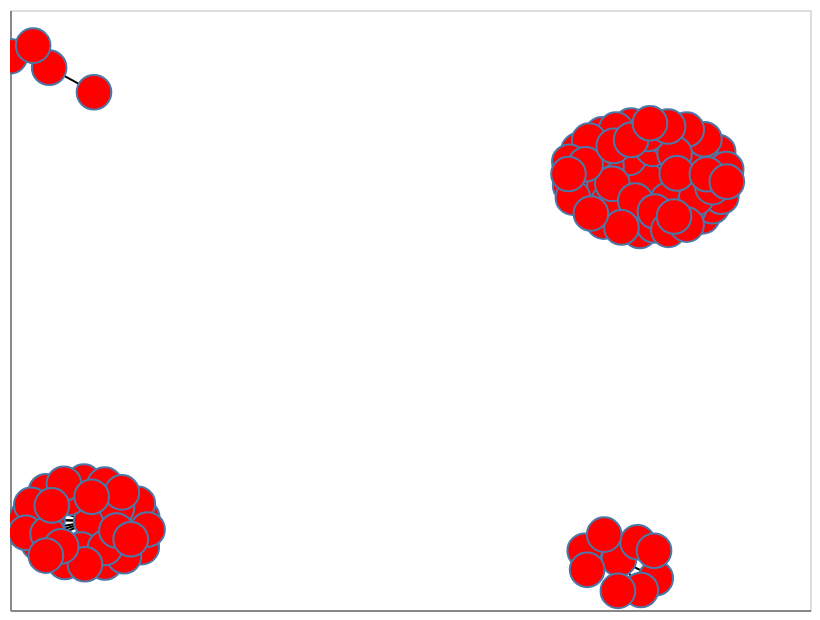

Notebook code for this chart:
### Code cell
nxa.draw_networkx(
    G=nxgraph,
    pos=pos
).interactive()

### Figure 1 — Vega-Lite specification as saved in the notebook (floating-point values rounded to 4 significant figures; data arrays with more than 128 entries replaced by an {"elided": "..."} marker saying what was removed)
{"config": {"view": {"continuousWidth": 400, "continuousHeight": 300}}, "layer": [{"data": {"name": "data-f366c3615ec7a516f78461a8bcacc58b"}, "mark": {"type": "line", "color": "black", "opacity": 1, "strokeWidth": 1}, "encoding": {"detail": {"field": "edge", "type": "quantitative"}, "x": {"axis": {"grid": false, "labels": false, "ticks": false, "title": ""}, "field": "x", "type": "quantitative"}, "y": {"axis": {"grid": false, "labels": false, "ticks": false, "title": ""}, "field": "y", "type": "quantitative"}}, "selection": {"selector001": {"type": "interval", "bind": "scales", "encodings": ["x", "y"]}}}, {"data": {"name": "data-54746d80301b4b5c4f430c5f86def881"}, "mark": {"type": "point", "fill": "red", "opacity": 1, "size": 300, "strokeWidth": 1.0}, "encoding": {"x": {"axis": {"grid": false, "labels": false, "ticks": false}, "field": "x", "type": "quantitative"}, "y": {"axis": {"grid": false, "labels": false, "ticks": false}, "field": "y", "type": "quantitative"}}}], "$schema": "https://vega.github.io/schema/vega-lite/v4.17.0.json", "datasets": {"data-f366c3615ec7a516f78461a8bcacc58b": {"elided": "194 records"}, "data-54746d80301b4b5c4f430c5f86def881": [{"y": 0.726, "x": -0.811}, {"y": 0.8077, "x": -0.9119}, {"y": 0.8455, "x": -1.0}, {"y": 0.8814, "x": -0.948}, {"y": -0.5721, "x": -0.8337}, {"y": -0.7032, "x": -0.8174}, {"y": 0.3122, "x": 0.5583}, {"y": 0.4381, "x": 0.4296}, {"y": 0.3552, "x": 0.2987}, {"y": 0.3457, "x": 0.58}, {"y": -0.778, "x": -0.9352}, {"y": -0.696, "x": -0.9643}, {"y": -0.5817, "x": -0.7868}, {"y": 0.615, "x": 0.3973}, {"y": 0.5859, "x": 0.3324}, {"y": 0.2634, "x": 0.4166}, {"y": 0.5072, "x": 0.3931}, {"y": 0.4413, "x": 0.3009}, {"y": 0.4918, "x": 0.5826}, {"y": 0.5268, "x": 0.5934}, {"y": 0.5635, "x": 0.521}, {"y": 0.537, "x": 0.4468}, {"y": 0.3971, "x": 0.3067}, {"y": -0.6907, "x": -0.7027}, {"y": 0.3086, "x": 0.4072}, {"y": 0.5333, "x": 0.5535}, {"y": 0.416, "x": 0.5327}, {"y": 0.2945, "x": 0.3358}, {"y": 0.6012, "x": 0.3634}, {"y": -0.8025, "x": 0.2931}, {"y": -0.8305, "x": 0.3702}, {"y": 0.3777, "x": 0.6004}, {"y": 0.4786, "x": 0.3422}, {"y": -0.646, "x": -0.7124}, {"y": -0.7904, "x": -0.7035}, {"y": -0.7742, "x": 0.4121}, {"y": -0.6264, "x": -0.868}, {"y": -0.7319, "x": -0.6905}, {"y": 0.5715, "x": 0.4778}, {"y": -0.894, "x": 0.4529}, {"y": -0.8025, "x": 0.4491}, {"y": 0.2819, "x": 0.4493}, {"y": -0.8418, "x": -0.7864}, {"y": 0.3372, "x": 0.5274}, {"y": 0.5258, "x": 0.3222}, {"y": 0.494, "x": 0.5367}, {"y": 0.3197, "x": 0.3633}, {"y": 0.4148, "x": 0.2603}, {"y": 0.3613, "x": 0.3469}, {"y": 0.4205, "x": 0.3552}, {"y": 0.365, "x": 0.4069}, {"y": 0.5319, "x": 0.279}, {"y": 0.5693, "x": 0.5624}, {"y": 0.4694, "x": 0.6114}, {"y": 0.5645, "x": 0.3031}, {"y": 0.3677, "x": 0.4804}, {"y": 0.3728, "x": 0.5436}, {"y": 0.3284, "x": 0.451}, {"y": 0.494, "x": 0.2585}, {"y": 0.2752, "x": 0.3757}, {"y": 0.4857, "x": 0.295}, {"y": 0.6011, "x": 0.5226}, {"y": 0.5214, "x": 0.4954}, {"y": 0.5865, "x": 0.435}, {"y": 0.4095, "x": 0.5807}, {"y": 0.4552, "x": 0.5002}, {"y": 0.4524, "x": 0.568}, {"y": 0.3745, "x": 0.2666}, {"y": 0.267, "x": 0.4813}, {"y": 0.2846, "x": 0.5225}, {"y": -0.7004, "x": -0.9156}, {"y": -0.6041, "x": -0.9191}, {"y": -0.579, "x": -0.8787}, {"y": -0.6497, "x": -0.9522}, {"y": -0.8398, "x": -0.8763}, {"y": -0.8208, "x": -0.7436}, {"y": -0.6603, "x": -0.7595}, {"y": -0.7988, "x": -0.8396}, {"y": -0.7931, "x": -0.7863}, {"y": -0.7424, "x": -0.9643}, {"y": -0.6081, "x": -0.7484}, {"y": -0.8476, "x": -0.8314}, {"y": -0.6224, "x": -0.8163}, {"y": -0.7349, "x": -0.7606}, {"y": 0.3215, "x": 0.307}, {"y": 0.5469, "x": 0.3584}, {"y": -0.9333, "x": 0.4193}, {"y": 0.3118, "x": 0.4941}, {"y": -0.7457, "x": -0.9154}, {"y": -0.8661, "x": 0.2985}, {"y": 0.6115, "x": 0.4807}, {"y": -0.7486, "x": 0.3369}, {"y": 0.4277, "x": 0.6128}, {"y": 0.4532, "x": 0.2566}, {"y": -0.6514, "x": -0.906}, {"y": -0.7879, "x": -0.8849}, {"y": 0.5669, "x": 0.3975}, {"y": 0.6226, "x": 0.4399}, {"y": -0.9364, "x": 0.3678}, {"y": -0.8188, "x": -0.9193}, {"y": -0.7641, "x": -0.7284}]}}
